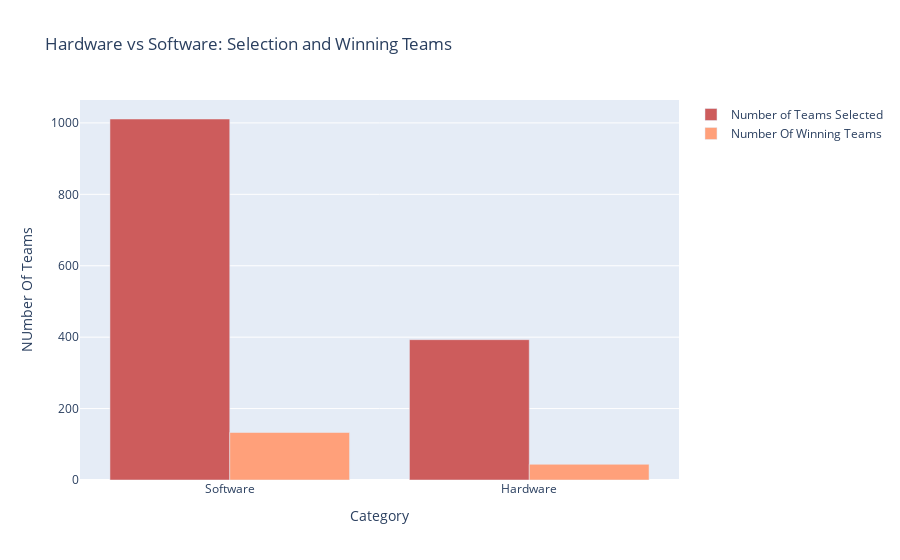

The notebook cell this image was saved under:
### Code cell
category_selection_count = merged_data['Category'].value_counts()
category_winning_count = merged_data[merged_data['WINNING STATUS'] == 'Winner']['Category'].value_counts()
categories = category_selection_count.index
selection_values = category_selection_count.values
winning_values = category_winning_count.reindex(categories, fill_value=0).values

fig = go.Figure()
fig.add_trace(go.Bar(
    x=categories,
    y=selection_values,
    name='Number of Teams Selected',
    marker_color='indianred'
))
fig.add_trace(go.Bar(
    x=categories,
    y=winning_values,
    name='Number Of Winning Teams',
    marker_color='lightsalmon'
))

fig.update_layout(
    barmode='group',
    title='Hardware vs Software: Selection and Winning Teams',
    xaxis_title='Category',
    yaxis_title='NUmber Of Teams'
)
fig.show()

### Figure 1 — Plotly figure (JSON) as saved in the notebook; plotly's stock layout.template omitted (floating-point values rounded to 4 significant figures)
{"data": [{"marker": {"color": "indianred"}, "name": "Number of Teams Selected", "type": "bar", "x": ["Software", "Hardware"], "y": [1011, 393]}, {"marker": {"color": "lightsalmon"}, "name": "Number Of Winning Teams", "type": "bar", "x": ["Software", "Hardware"], "y": [133, 44]}], "layout": {"barmode": "group", "title": {"text": "Hardware vs Software: Selection and Winning Teams"}, "xaxis": {"title": {"text": "Category"}}, "yaxis": {"title": {"text": "NUmber Of Teams"}}}}
